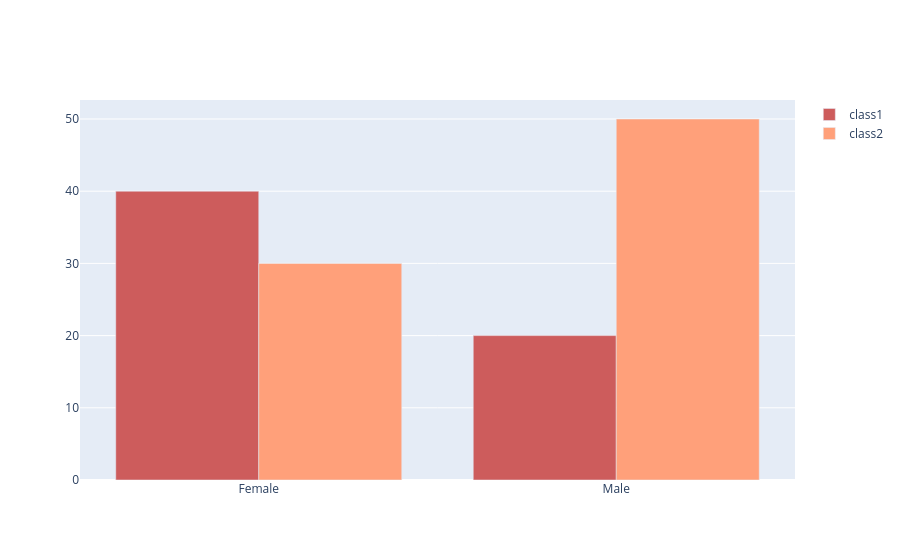

This figure's notebook cell:
### Markdown cell above
## Grouped bar chart

### Code cell
x = ['Female','Male']
y1 = [40,20]
y2 = [30,50]

trace1 = go.Bar 
trace2 = go.Bar 

fig = go.Figure#barmode is as default as grouped
fig.show

### Figure 1 — Plotly figure (JSON) as saved in the notebook; plotly's stock layout.template omitted (floating-point values rounded to 4 significant figures)
{"data": [{"marker": {"color": "indianred"}, "name": "class1", "type": "bar", "x": ["Female", "Male"], "y": [40, 20]}, {"marker": {"color": "lightsalmon"}, "name": "class2", "type": "bar", "x": ["Female", "Male"], "y": [30, 50]}], "layout": {}}
